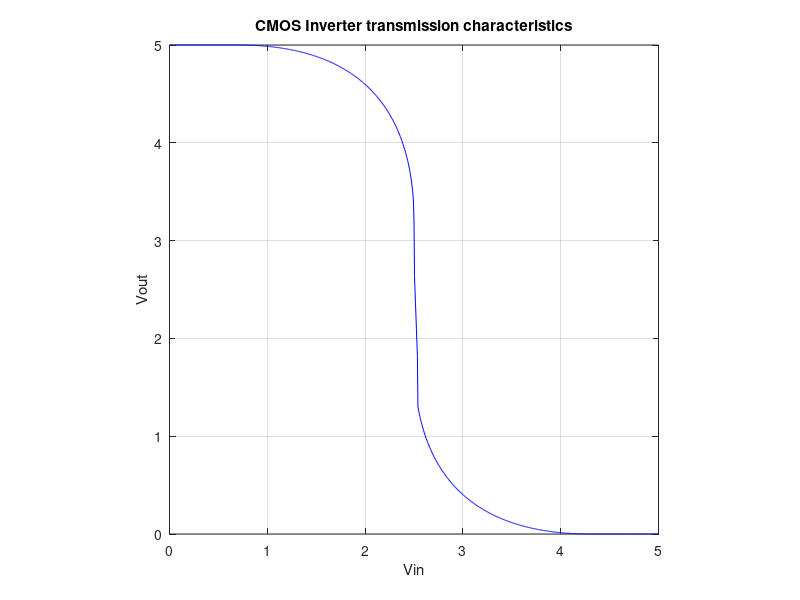

The MATLAB script that drew this image:
Vtn = 0.7; 
Vtp = -0.7;
Kn=100; 
Kp=50;
Wn=2;
Wp=4;
Bn = Kn * Wn;
Bp = Kp * Wp;
Yp=0.05; Yn=0.04;
Vdd=5;
y=zeros(1,5/0.005+1);
i=1;
for V=(0:0.005:5);
    if (V>=0)&&(V<0.7)
        y(i)= Vdd;
    elseif (V>=0.7) && (V< y(i-1)-0.7)
        y(i)=V+abs(Vtp)+sqrt((Vdd-abs(Vtp)-V)^2-(Bn/Bp)*(V-Vtn)^2);
    elseif (V>=y(i-1)-0.7)&&(V<y(i-1)+0.7)
        y(i)= ((Bp*(1+Yp*Vdd)* (Vdd-abs(Vtp)-V)^2)-Bn*(V-Vtn)^2)/(Bn*Yn*(V-Vtn)^2+Bp*Yp*(Vdd-abs(Vtp)-V)^2);
    elseif (V >= y(i-1)+0.7)&&(V<4.3)
        y(i)=V-Vtn-sqrt(abs((V-Vtn)^2 -(Bp/Bn)*(Vdd-abs(Vtn)-V)^2));
    elseif (V>=4.3)&& (V<5)
        y(i)=0;
    end
    i=i+1;
end
plot(0:0.005:5,y,'b');
title('CMOS Inverter transmission characteristics');
xlabel('Vin');
ylabel('Vout');
grid on;
axis square; 
    
